Frame 1 (no input): blank canvas, image omitted
Frame 60 (no input): blank canvas, image omitted
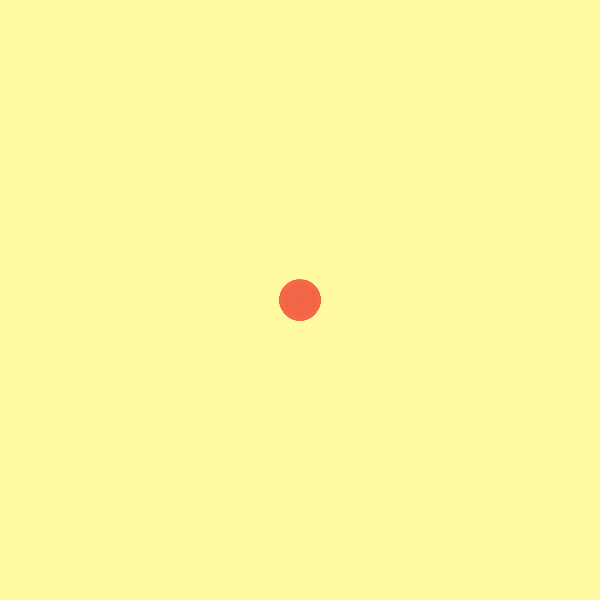
Frame 120 (the mouse pressed at the canvas centre since frame 60)

The p5.js sketch whose frames 1 and 60 were blank and that drew this single picture after the mouse press (run headless with seeded random() and noise() and a simulated clock; from frame 60 on, the mouse is pressed at the canvas centre):

// p5.js sketch
// ── sketch.js
// DM2008 — Activity 3c
// (Painting App, 50 min)

// 1) Palette + size
const palette = ["#f06449", "#009988", "#3c78d8", "#eeeeee"];
let colorIndex = 0;
let sizeVal = 20;

// 2) Brush registry (array of functions)
const brushes = [brushCircle, brushSquare, brushStreak];
let currentBrush = 0; // 0, 1, or 2
let eraserMode = false;

function setup() {
  createCanvas(600, 600);
  background(255, 249, 161);
  rectMode(CENTER);
}

function draw() {
  // paint only while mouse is held
  if (mouseIsPressed) {
    const col = eraserMode ? color(240) : palette[colorIndex];
    brushes[currentBrush](mouseX, mouseY, col, sizeVal);
  }
}

// 3) Brush functions (students can customize/extend)
function brushCircle(x, y, c, s) {
  noStroke();
  for (let i = 0; i < 8; i++) {
    let alpha = 40;
    fill(red(c), green(c), blue(c), alpha);
    let r = s + i * 3;
    ellipse(x, y, r);
  }
  fill(c);
  ellipse(x, y, s * 0.6);
}

function brushSquare(x, y, c, s) {
  push();
  translate(x, y);
  noStroke();
  fill(c);
  rect(0, 0, s, s);
  pop();
}

let prevX = null;
let prevY = null;

function brushStreak(x, y, c, s) {
  stroke(c);
  strokeWeight(s * 0.3);
  strokeCap(ROUND);

  if (prevX !== null) {
    line(prevX, prevY, x, y);
  }

  prevX = x;
  prevY = y;
}

// 4) Brush UI: select brush, cycle color, change size, clear
function keyPressed() {
  switch (key) {
    case "1":
      currentBrush = 0; // circle
      break;
    case "2":
      currentBrush = 1; // square
      break;
    case "3":
      currentBrush = 2; // streak
      break;
  }
  if (key == "C" || key == "c") {
    colorIndex = (colorIndex + 1) % palette.length; // cycle color
  }
  if (key == "+" || key == "=") {
    sizeVal += 4;
  }
  if (key == "-" || key == "_") {
    sizeVal = max(4, sizeVal - 4);
  }
  if (key == "X" || key == "x") {
    background(240); // clear canvas
  }
  // TODO: add an 'E' (eraser) mode by painting with background color
  // e.g., if eraserMode, use color(240) instead of palette[colorIndex]
  if (key == "E" || key == "e") {
    eraserMode = !eraserMode;
    console.log("Eraser:", eraserMode);
  }
}
